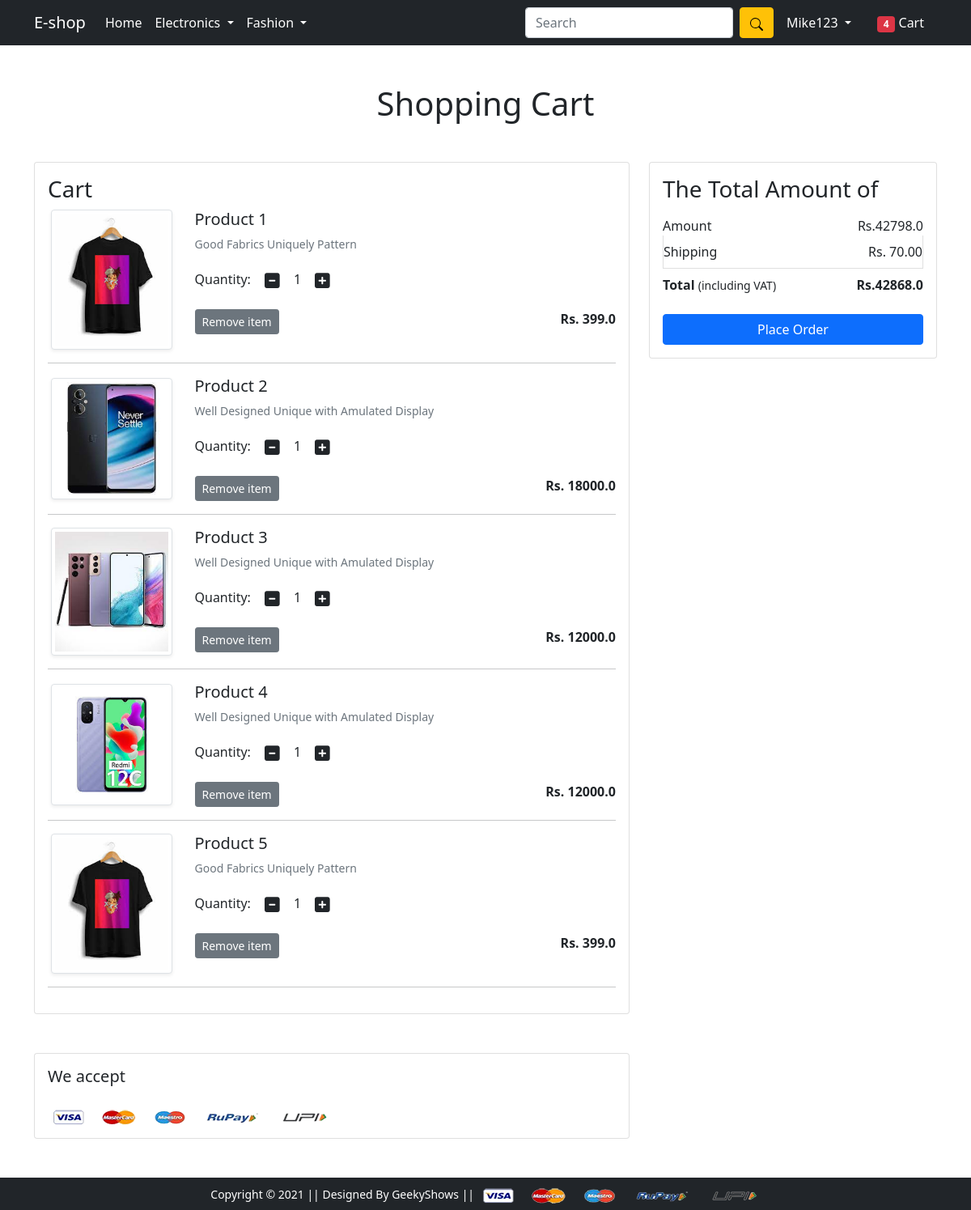
The app's page /cart/ (signed in) with its own data.
### app/models.py (models this page shows, shortened)
class Cart(models.Model):
    user = models.ForeignKey(User,on_delete=models.CASCADE)
    product = models.ForeignKey(Product,on_delete=models.CASCADE)
    quantity = models.PositiveIntegerField(default=1)
    def __str__(self):
        return str(self.id)

class Product(models.Model):
    title = models.CharField(max_length=100)
    selling_price = models.FloatField()
    discounted_price = models.FloatField()
    description = models.TextField()
    brand = models.CharField(max_length=100)
    category = models.CharField(choices=CATEGORY_CHOICES,max_length=2)
    product_image = models.ImageField(upload_to='productimg')

### app/views.py (the view)
# urls.py: path('cart/', views.show_cart, name='showcart'),
@login_required
def show_cart(request):
  if request.user.is_authenticated:
    user = request.user
    carts =  Cart.objects.filter(user = user)
    print(carts)
    amount = 0.0
    shipping_amount = 70.0
    totalamount =0.0
    cart_product = [p for p in Cart.objects.all() if p.user == user]
    if cart_product:
      for p in cart_product:
        tempamount = (p.quantity*p.product.selling_price)
        amount += tempamount
        totalamount = amount + shipping_amount
      return render(request,'app/addtocart.html',{'carts':carts,'totalamount':totalamount,'amount':amount})
    else:
       return render(request,'app/emptycart.html')

### app/templates/app/addtocart.html (shortened to what this page needs)
{% extends 'app/base.html' %}
{% load static %}
{% block main-content %}
<div class="container my-5">
 <div class="row">
  <h1 class="text-center mb-5">Shopping Cart</h1>
  <div class="col-sm-8">
  <div class="card">
   <div class="card-body">
    <h3>Cart</h3>
    {% for cart in carts %}
    <div class="row">
     <div class="col-sm-3 text-center align-self-center"><img src="{{cart.product.product_image.url}}" alt="" srcset="" class="img-fluid img-thumbnail shadow-sm" height="150" width="150"> </div>
     <div class="col-sm-9">
      <div>
       <h5>Product {{forloop.counter}}</h5>
       <p class="mb-2 text-muted small">{{cart.product.description}}</p>
       <div class="my-3">
        <label for="quantity">Quantity:</label>
        <a class="minus-cart btn" pid="{{cart.product.id}}"><i class="fas fa-minus-square fa-lg"></i></a>
          <span id="quantity{{forloop.counter}}">{{cart.quantity}}</span>
        <a class="plus-cart btn" pid="{{cart.product.id}}"><i class="fas fa-plus-square fa-lg"></i></a>
       </div>
       <div class="d-flex justify-content-between">
        <a href="#" class="btn btn-sm btn-secondary mr-3 remove-cart"  pid="{{cart.product.id}}">Remove item </a>
        <p class="mb-0"><span><strong>Rs. {{cart.product.selling_price}}</strong></span></p>
       </div>
      </div>
     </div>
    </div>
    <hr>
    {% endfor %}
   </div>
  </div>
  </div>
  <div class="col-sm-4">
   <div class="card">
    <div class="card-body">
      <h3>The Total Amount of</h3>
      <ul class="list-group">
       <li class="list-group-item d-flex justify-content-between align-items-center border-0 px-0 pb-0">Amount<span>Rs.<span id="amount">{{amount}}</span></span></li>
       <li class="list-group-item d-flex justify-content-between align-items-center px-0">Shipping<span>Rs. 70.00</span></li>
       <li class="list-group-item d-flex justify-content-between align-items-center border-0 px-0 mb-3">
        <div>
           <strong>Total</strong> <small>(including VAT)</small>
         </div>
         <span><strong>Rs.<strong id="totalamount">{{totalamount}}</strong></strong></span>
       </li>
      </ul>
      <div class="d-grid"><a href="{% url 'checkout' %}" class="btn btn-primary">Place Order</a></div>
    </div>
   </div>
  </div>
 </div>
</div>
<div class="container">
 <div class="row">
  <div class="col-sm-8">
   <div class="card">
    <div class="card-body">
      <h5 class="mb-4">We accept</h5>
      <img src="{% static 'app/images/payment.png' %}" alt="" class="img-fluid">
    </div>
  </div>
  </div>
 </div>
</div>
{% endblock main-content %}

### app/templates/app/base.html (shortened to what this page needs)
<!doctype html>
{% load static %}
<html lang="en">
  <head>
    <link href="https://cdn.jsdelivr.net/npm/bootstrap@5.0.0-beta1/dist/css/bootstrap.min.css" rel="stylesheet">
    <link rel="stylesheet" href="{% static 'app/css/owl.carousel.min.css' %}">
    <link rel="stylesheet" href="{% static 'app/css/all.min.css' %}">
    <link rel="stylesheet" href="{% static 'app/css/style.css' %}">
  </head>
  <body>
    <nav class="navbar navbar-expand-lg navbar-dark bg-dark">
     <div class="container">
       <a class="navbar-brand" href="/">E-shop</a>
       <div class="collapse navbar-collapse" id="navbarSupportedContent">
         <ul class="navbar-nav me-auto mb-2 mb-lg-0">
           <li class="nav-item">
             <a class="nav-link active" aria-current="page" href="/">Home</a>
           </li>
           <li class="nav-item dropdown">
             <a class="nav-link dropdown-toggle text-white" href="#" id="electronicsDropdown" role="button" data-bs-toggle="dropdown" aria-expanded="false">
               Electronics
             </a>
           </li>
           <li class="nav-item dropdown">
             <a class="nav-link dropdown-toggle text-white" href="#" id="fashionDropdown" role="button" data-bs-toggle="dropdown" aria-expanded="false">
               Fashion
             </a>
           </li>
         </ul>
         <form class="d-flex">
           <input class="form-control me-2" type="search" placeholder="Search" aria-label="Search">
           <button class="btn btn-warning" type="submit">
           </button>
         </form>
         <div>
          <ul class="navbar-nav me-auto mb-2 mb-lg-0">
            {% if request.user.is_authenticated %}
           <li class="nav-item dropdown mx-2">
              <a class="nav-link dropdown-toggle text-white" href="#" id="profileDropdown" role="button" data-bs-toggle="dropdown" aria-expanded="false">
                {{request.user|title}}
              </a>
            </li>
            <li class="nav-item mx-2">
             <a href="{% url 'showcart' %}" class="nav-link text-white"><span popid="" class="badge bg-danger">4</span> Cart </a>
            </li>
           {%endif%}
          </ul>
         </div>
       </div>
     </div>
    </nav>
    {% block main-content %} {% endblock main-content %}
    <footer class="container-fluid bg-dark text-center p-2 mt-5">
        <small class="text-white">Copyright &copy; 2021 || Designed By GeekyShows || </small>
        <img src="{% static 'app/images/payment.png' %}" alt="" srcset="" class="img-fluid" height="2px">
    </footer>
  </body>
</html>

### records on screen
Cart: product.product_image (picture), product.description "Good Fabrics Uniquely Pattern", quantity "1", product.selling_price "399.0"
Cart: product.product_image (picture), product.description "Well Designed Unique with Amulated Display", quantity "1", product.selling_price "18000.0"
Cart: product.product_image (picture), product.description "Well Designed Unique with Amulated Display", quantity "1", product.selling_price "12000.0"
Cart: product.product_image (picture), product.description "Well Designed Unique with Amulated Display", quantity "1", product.selling_price "12000.0"
Cart: product.product_image (picture), product.description "Good Fabrics Uniquely Pattern", quantity "1", product.selling_price "399.0"

### other values on screen
{{ request.user|title }} "Mike123"
{{ amount }} "42798.0"
{{ totalamount }} "42868.0"
